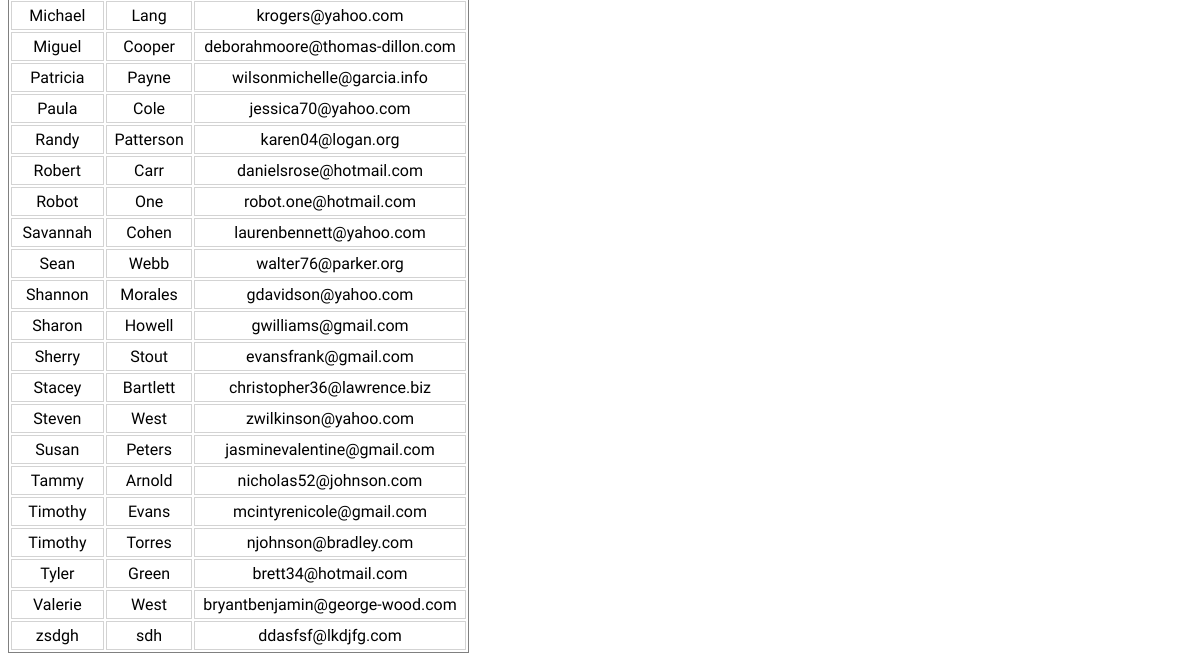
Before: /users/ (lower part) with the older database file.
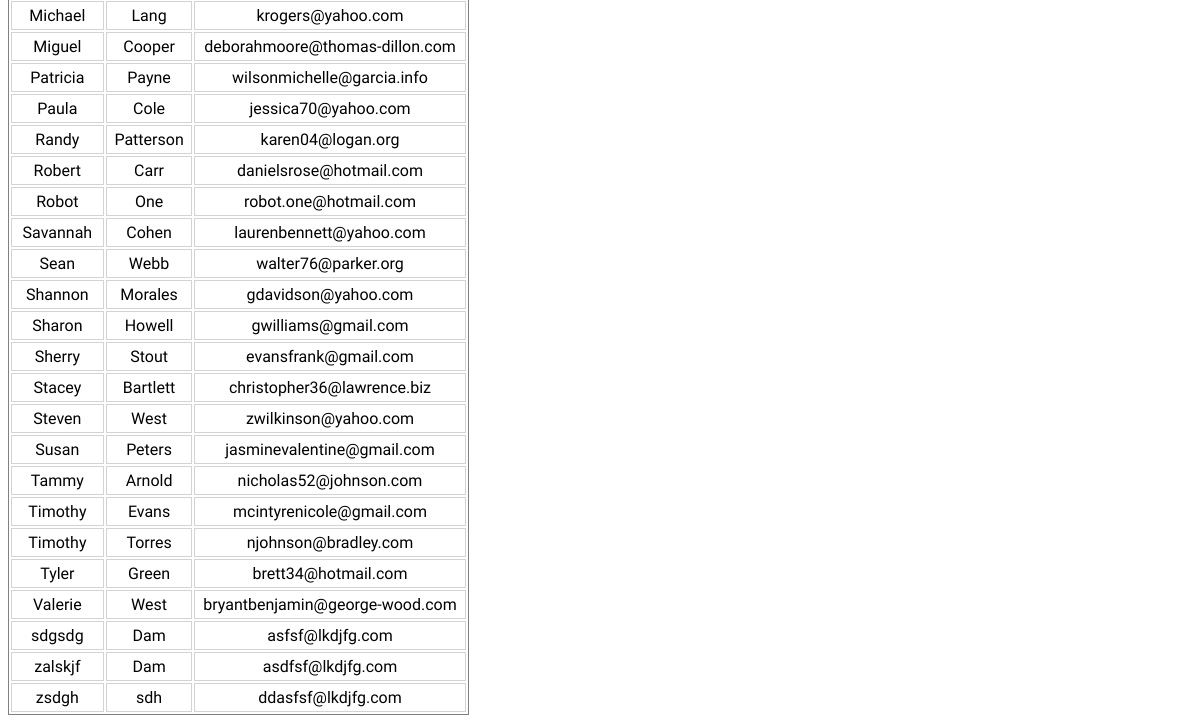
After: the same page with the newer database file.
### users/models.py (models this page shows, shortened)
class UserRecord(models.Model):
  email = models.CharField(max_length=264, unique=True)
  forename = models.CharField(max_length=32)
  surname = models.CharField(max_length=32)

### users/views.py (the view)
# urls.py: path('', views.index, name='index'),
def index(request):
  user_list = UserRecord.objects.order_by('forename')
  user_dict = {'user_records':user_list}
  return render(request, 'users/index.html', context=user_dict)

### templates/users/index.html (shortened to what this page needs)
<!DOCTYPE html>
{% load static %}
<html lang="en-GB">
  <head>
    <link rel="stylesheet" href="{% static "css/main.css" %}" type="text/css" />
  </head>
  <body>
    <div class="Table-Records">
      {% if user_records %}
        <table>
          <tbody>
          {% for user in user_records %}
          <tr>
            <td>{{ user.forename }}</td>
            <td>{{ user.surname }}</td>
            <td>{{ user.email }}</td>
          </tr>
          {% endfor %}
          </tbody>
        </table>
      {% else %}
        <p>No Data</p>
      {% endif %}
    </div>
  </body>
</html>

Changed rows visible on the page:
added UserRecord: forename "sdgsdg", surname "Dam", email "asfsf@lkdjfg.com"
added UserRecord: forename "zalskjf", surname "Dam", email "asdfsf@lkdjfg.com"
